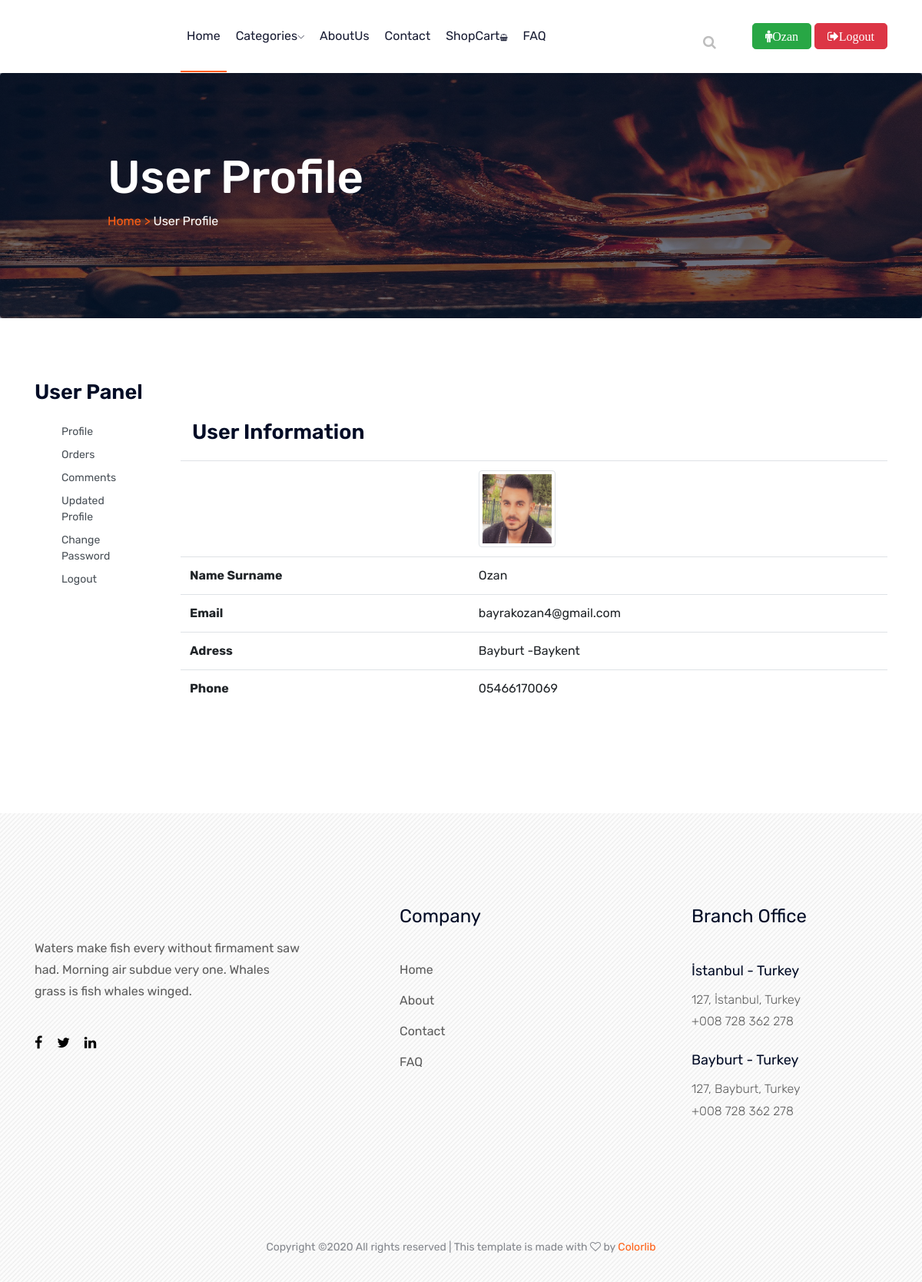
The page /user/ (signed in) on the database its author committed.
### home/models.py (models this page shows, shortened)
class UserProfile(models.Model):
    user = models.OneToOneField(User,on_delete=models.CASCADE)
    phone = models.CharField(blank=True, max_length=20)
    address = models.CharField(blank=True, max_length=150)
    image = models.ImageField(blank=True,upload_to='images/users/')
    def user_name(self):
        return '['+ self.user.username + '] ' + self.user.first_name+ ' ' + self.user.last_name
    def image_tag(self):
        return mark_safe('<img src="{}" height="50"/>'.format(self.image.url))
    image_tag.short_description = 'Image'

### user/views.py (the view)
# urls.py: path('', views.index, name='index'),
@login_required(login_url='/login')
def index(request):
    category = Category.objects.all()
    current_user = request.user #access user info
    profile = UserProfile.objects.get(user_id=current_user.id)
    context = {'profile':profile,'category':category}
    return render(request, 'user_profile.html',context)

### user/templates/user_profile.html (shortened to what this page needs)
{% extends "homebase.html" %}
{% block content %}
    <section class="breadcrumb breadcrumb_bg banner-bg-1 overlay2 ptb200">
        <div class="container">
            <div class="row">
                <div class="col-lg-7 offset-lg-1">
                    <div class="breadcrumb_iner">
                        <div class="breadcrumb_iner_item">
                            <h2>User Profile</h2>
                            <p> <a href="/">Home ></a> User Profile</p>
                        </div>
                    </div>
                </div>
            </div>
        </div>
    </section>
    <section class="contact-section">
        <div class="container">
            <div class="d-none d-sm-block mb-5 pb-4">
                <div class="row">
                    <div class="col-12">
                        <h2 class="contact-title">User Panel</h2>
                    </div>
                    <div class="col-lg-2">
                        {% include "user_panel.html" %}
                    </div>
                    <div class="col-lg-10">
                        <div class="col-12">
                            <h2 class="contact-title">User Information</h2>
                        </div>
                        <table class="table">
                            <tr>
                                <th></th>
                                <td><img class="img-thumbnail" src="{{ profile.image.url }}" alt="User Image" style="height: 100px" /></td>
                            </tr>
                            <tr>
                                <th scope="col">Name Surname</th>
                                <td>{{ profile.user.first_name }}</td>
                            </tr>
                            <tr>
                                <th scope="col">Email</th>
                                <td>{{ profile.user.email }}</td>
                            </tr>
                            <tr>
                                <th scope="col">Adress</th>
                                <td>{{ profile.address}}</td>
                            </tr>
                            <tr>
                                <th scope="col">Phone</th>
                                <td>{{ profile.phone }}</td>
                            </tr>
                        </table>
                    </div>
                </div>
            </div>
    </section>
{% endblock %}

### home/templates/header.html (shortened to what this page needs)
{% load static %}
<link rel="stylesheet" href="https://ajax.googleapis.com/ajax/libs/jqueryui/1.11.4/themes/smoothness/jquery-ui.css">
<header>
    <div class="header-area ">
        <div id="sticky-header" class="main-header-area white-bg">
            <div class="container">
                <div class="row align-items-center">
                    <div class="col-xl-2 col-lg-2">
                        <div class="logo-img">
                        </div>
                    </div>
                    <div class="col-xl-7 col-lg-7">
                        <div class="main-menu d-none d-lg-block">
                            <nav>
                                <ul id="navigation">
                                    <li><a class="active" href="/">Home</a></li>
                                    <li><a href="#">Categories<i class="ti-angle-down"></i></a>
                                        {% load mptt_tags %}
                                    </li>
                                    <li><a href="/aboutus">AboutUs</a></li>
                                    <li><a href="/contact">Contact</a></li>
                                    <li><a href="/shopcart/">ShopCart<i class="fa fa-sm fa-shopping-basket"></i>
                                        </a></li>
                                    <li><a href="/faq">FAQ</a></li>
                                </ul>
                            </nav>
                        </div>
                    </div>
                    <div class="col-xl-3 col-lg-3">
                        <div class="quote-area">
                            <div class="search-bar">
                                <a id="search_1" href="javascript:void(0)"><i class="fa fa-search"></i></a>
                            </div>
                            {% if user.id is not None %}
                                <div class="get-quote d-none d-lg-block">
                                    <a  class="btn fa fa-male btn-success btn-lg" href="/user_profile">{{user.first_name}}</a>
                                    <a  class="btn btn-danger fa fa-sign-out btn-lg" href="/logout/">Logout</a>
                                </div>
                            {% else %}
                                <div class="get-quote d-none d-lg-block">
                                    <a class="btn btn-success"  href="/login/">Login</a>
                                    <a class="btn btn-primary"  href="/join/">JoinUs</a>
                                </div>
                            {% endif %}
                        </div>
                    </div>
                    <div class="col-12">
                    </div>
                </div>
            </div>
        </div>
    </div>
</header>

### user/templates/user_profile.html (style rules this page uses)
.banner-bg-1 { background-image: url("../../uploads/images/banner.jpg"); }

### rows shown on the page
UserProfile: image (picture), user.first_name "Ozan", user.email "bayrakozan4@gmail.com", address "Bayburt -Baykent", phone "05466170069"

### other values the page prints
{{ user.first_name }} "Ozan"
